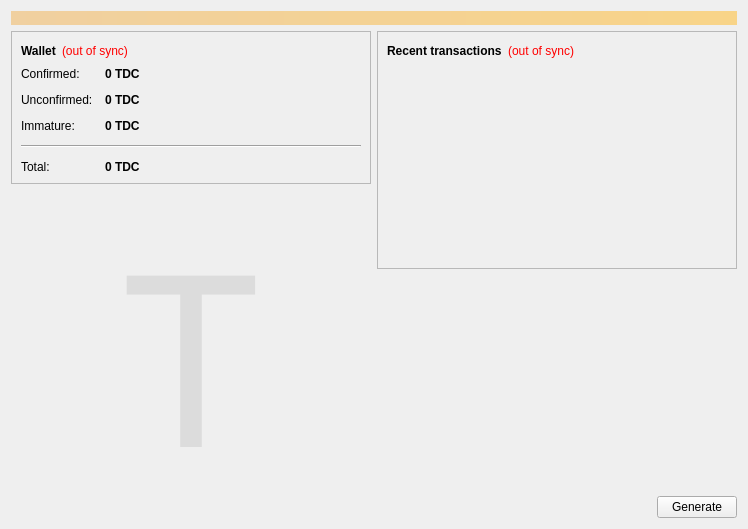
<?xml version="1.0" encoding="UTF-8"?>
<ui version="4.0">
 <class>OverviewPage</class>
 <widget class="QWidget" name="OverviewPage">
  <property name="geometry">
   <rect>
    <x>0</x>
    <y>0</y>
    <width>748</width>
    <height>508</height>
   </rect>
  </property>
  <property name="windowTitle">
   <string>Form</string>
  </property>
  <layout class="QVBoxLayout" name="topLayout">
   <item>
    <widget class="QLabel" name="labelAlerts">
     <property name="visible">
      <bool>false</bool>
     </property>
     <property name="styleSheet">
      <string notr="true">background-color: qlineargradient(x1: 0, y1: 0, x2: 1, y2: 0, stop:0 #F0D0A0, stop:1 #F8D488); color:#000000;</string>
     </property>
     <property name="wordWrap">
      <bool>true</bool>
     </property>
     <property name="margin">
      <number>3</number>
     </property>
    </widget>
   </item>
   <item>
    <layout class="QHBoxLayout" name="horizontalLayout" stretch="1,1">
     <item>
      <layout class="QVBoxLayout" name="verticalLayout_2">
       <item>
        <widget class="QFrame" name="frame">
         <property name="frameShape">
          <enum>QFrame::StyledPanel</enum>
         </property>
         <property name="frameShadow">
          <enum>QFrame::Raised</enum>
         </property>
         <layout class="QVBoxLayout" name="verticalLayout_4">
          <item>
           <layout class="QHBoxLayout" name="horizontalLayout_4">
            <item>
             <widget class="QLabel" name="label_5">
              <property name="font">
               <font>
                <weight>75</weight>
                <bold>true</bold>
               </font>
              </property>
              <property name="text">
               <string>Wallet</string>
              </property>
             </widget>
            </item>
            <item>
             <widget class="QLabel" name="labelWalletStatus">
              <property name="toolTip">
               <string>The displayed information may be out of date. Your wallet automatically synchronizes with the TDC network after a connection is established, but this process has not completed yet.</string>
              </property>
              <property name="styleSheet">
               <string notr="true">QLabel { color: red; }</string>
              </property>
              <property name="text">
               <string notr="true">(out of sync)</string>
              </property>
              <property name="alignment">
               <set>Qt::AlignLeading|Qt::AlignLeft|Qt::AlignVCenter</set>
              </property>
             </widget>
            </item>
            <item>
             <spacer name="horizontalSpacer_2">
              <property name="orientation">
               <enum>Qt::Horizontal</enum>
              </property>
              <property name="sizeHint" stdset="0">
               <size>
                <width>40</width>
                <height>20</height>
               </size>
              </property>
             </spacer>
            </item>
           </layout>
          </item>
          <item>
           <layout class="QFormLayout" name="formLayout_2">
            <property name="fieldGrowthPolicy">
             <enum>QFormLayout::AllNonFixedFieldsGrow</enum>
            </property>
            <property name="horizontalSpacing">
             <number>12</number>
            </property>
            <property name="verticalSpacing">
             <number>12</number>
            </property>
            <item row="0" column="0">
             <widget class="QLabel" name="label">
              <property name="text">
               <string>Confirmed:</string>
              </property>
             </widget>
            </item>
            <item row="0" column="1">
             <widget class="QLabel" name="labelBalance">
              <property name="font">
               <font>
                <weight>75</weight>
                <bold>true</bold>
               </font>
              </property>
              <property name="cursor">
               <cursorShape>IBeamCursor</cursorShape>
              </property>
              <property name="toolTip">
               <string>Your current spendable balance</string>
              </property>
              <property name="text">
               <string notr="true">0 TDC</string>
              </property>
              <property name="textInteractionFlags">
               <set>Qt::LinksAccessibleByMouse|Qt::TextSelectableByKeyboard|Qt::TextSelectableByMouse</set>
              </property>
             </widget>
            </item>
            <item row="1" column="0">
             <widget class="QLabel" name="label_3">
              <property name="text">
               <string>Unconfirmed:</string>
              </property>
             </widget>
            </item>
            <item row="1" column="1">
             <widget class="QLabel" name="labelUnconfirmed">
              <property name="font">
               <font>
                <weight>75</weight>
                <bold>true</bold>
               </font>
              </property>
              <property name="cursor">
               <cursorShape>IBeamCursor</cursorShape>
              </property>
              <property name="toolTip">
               <string>Total of transactions that have yet to be confirmed, and do not yet count toward the spendable balance</string>
              </property>
              <property name="text">
               <string notr="true">0 TDC</string>
              </property>
              <property name="textInteractionFlags">
               <set>Qt::LinksAccessibleByMouse|Qt::TextSelectableByKeyboard|Qt::TextSelectableByMouse</set>
              </property>
             </widget>
            </item>
            <item row="2" column="0">
             <widget class="QLabel" name="labelImmatureText">
              <property name="text">
               <string>Immature:</string>
              </property>
             </widget>
            </item>
            <item row="2" column="1">
             <widget class="QLabel" name="labelImmature">
              <property name="font">
               <font>
                <weight>75</weight>
                <bold>true</bold>
               </font>
              </property>
              <property name="toolTip">
               <string>Mined balance that has not yet matured</string>
              </property>
              <property name="text">
               <string notr="true">0 TDC</string>
              </property>
              <property name="textInteractionFlags">
               <set>Qt::LinksAccessibleByMouse|Qt::TextSelectableByKeyboard|Qt::TextSelectableByMouse</set>
              </property>
             </widget>
            </item>
            <item row="4" column="0">
             <widget class="QLabel" name="labelTotalText">
              <property name="text">
               <string>Total:</string>
              </property>
             </widget>
            </item>
            <item row="4" column="1">
             <widget class="QLabel" name="labelTotal">
              <property name="font">
               <font>
                <weight>75</weight>
                <bold>true</bold>
               </font>
              </property>
              <property name="cursor">
               <cursorShape>IBeamCursor</cursorShape>
              </property>
              <property name="toolTip">
               <string>Your current total balance</string>
              </property>
              <property name="text">
               <string notr="true">0 TDC</string>
              </property>
              <property name="textInteractionFlags">
               <set>Qt::LinksAccessibleByMouse|Qt::TextSelectableByKeyboard|Qt::TextSelectableByMouse</set>
              </property>
             </widget>
            </item>
            <item row="3" column="0" colspan="2">
             <widget class="Line" name="line">
              <property name="orientation">
               <enum>Qt::Horizontal</enum>
              </property>
             </widget>
            </item>
           </layout>
          </item>
         </layout>
        </widget>
       </item>
       <item>
        <spacer name="verticalSpacer_4">
         <property name="orientation">
          <enum>Qt::Vertical</enum>
         </property>
         <property name="sizeHint" stdset="0">
          <size>
           <width>20</width>
           <height>40</height>
          </size>
         </property>
        </spacer>
       </item>
       <item>
        <widget class="QLabel" name="label_8">
         <property name="font">
          <font>
           <family>Wingdings</family>
           <pointsize>180</pointsize>
          </font>
         </property>
         <property name="text">
          <string>&lt;html&gt;&lt;head/&gt;&lt;body&gt;&lt;p&gt;&lt;span style=&quot; color:#dcdcdc;&quot;&gt;T&lt;/span&gt;&lt;/p&gt;&lt;/body&gt;&lt;/html&gt;</string>
         </property>
         <property name="alignment">
          <set>Qt::AlignCenter</set>
         </property>
        </widget>
       </item>
       <item>
        <spacer name="verticalSpacer">
         <property name="orientation">
          <enum>Qt::Vertical</enum>
         </property>
         <property name="sizeHint" stdset="0">
          <size>
           <width>20</width>
           <height>40</height>
          </size>
         </property>
        </spacer>
       </item>
      </layout>
     </item>
     <item>
      <layout class="QVBoxLayout" name="verticalLayout_3">
       <item>
        <widget class="QFrame" name="frame_2">
         <property name="frameShape">
          <enum>QFrame::StyledPanel</enum>
         </property>
         <property name="frameShadow">
          <enum>QFrame::Raised</enum>
         </property>
         <layout class="QVBoxLayout" name="verticalLayout">
          <item>
           <layout class="QHBoxLayout" name="horizontalLayout_2">
            <item>
             <widget class="QLabel" name="label_4">
              <property name="text">
               <string>&lt;b&gt;Recent transactions&lt;/b&gt;</string>
              </property>
             </widget>
            </item>
            <item>
             <widget class="QLabel" name="labelTransactionsStatus">
              <property name="toolTip">
               <string>The displayed information may be out of date. Your wallet automatically synchronizes with the TDC network after a connection is established, but this process has not completed yet.</string>
              </property>
              <property name="styleSheet">
               <string notr="true">QLabel { color: red; }</string>
              </property>
              <property name="text">
               <string notr="true">(out of sync)</string>
              </property>
              <property name="alignment">
               <set>Qt::AlignRight|Qt::AlignTrailing|Qt::AlignVCenter</set>
              </property>
             </widget>
            </item>
            <item>
             <spacer name="horizontalSpacer">
              <property name="orientation">
               <enum>Qt::Horizontal</enum>
              </property>
              <property name="sizeHint" stdset="0">
               <size>
                <width>40</width>
                <height>20</height>
               </size>
              </property>
             </spacer>
            </item>
           </layout>
          </item>
          <item>
           <widget class="QListView" name="listTransactions">
            <property name="styleSheet">
             <string notr="true">QListView { background: transparent; }</string>
            </property>
            <property name="frameShape">
             <enum>QFrame::NoFrame</enum>
            </property>
            <property name="verticalScrollBarPolicy">
             <enum>Qt::ScrollBarAlwaysOff</enum>
            </property>
            <property name="horizontalScrollBarPolicy">
             <enum>Qt::ScrollBarAlwaysOff</enum>
            </property>
            <property name="selectionMode">
             <enum>QAbstractItemView::NoSelection</enum>
            </property>
           </widget>
          </item>
         </layout>
        </widget>
       </item>
       <item>
        <spacer name="verticalSpacer_2">
         <property name="orientation">
          <enum>Qt::Vertical</enum>
         </property>
         <property name="sizeHint" stdset="0">
          <size>
           <width>20</width>
           <height>40</height>
          </size>
         </property>
        </spacer>
       </item>
       <item>
        <layout class="QHBoxLayout" name="horizontalLayout_3">
         <item>
          <spacer name="horizontalSpacer_3">
           <property name="orientation">
            <enum>Qt::Horizontal</enum>
           </property>
           <property name="sizeHint" stdset="0">
            <size>
             <width>40</width>
             <height>20</height>
            </size>
           </property>
          </spacer>
         </item>
         <item>
          <widget class="QLabel" name="startGen">
           <property name="text">
            <string/>
           </property>
          </widget>
         </item>
         <item>
          <widget class="QPushButton" name="ButtonGenerate">
           <property name="maximumSize">
            <size>
             <width>150</width>
             <height>16777215</height>
            </size>
           </property>
           <property name="text">
            <string>Generate</string>
           </property>
          </widget>
         </item>
        </layout>
       </item>
      </layout>
     </item>
    </layout>
   </item>
  </layout>
 </widget>
 <connections/>
</ui>
